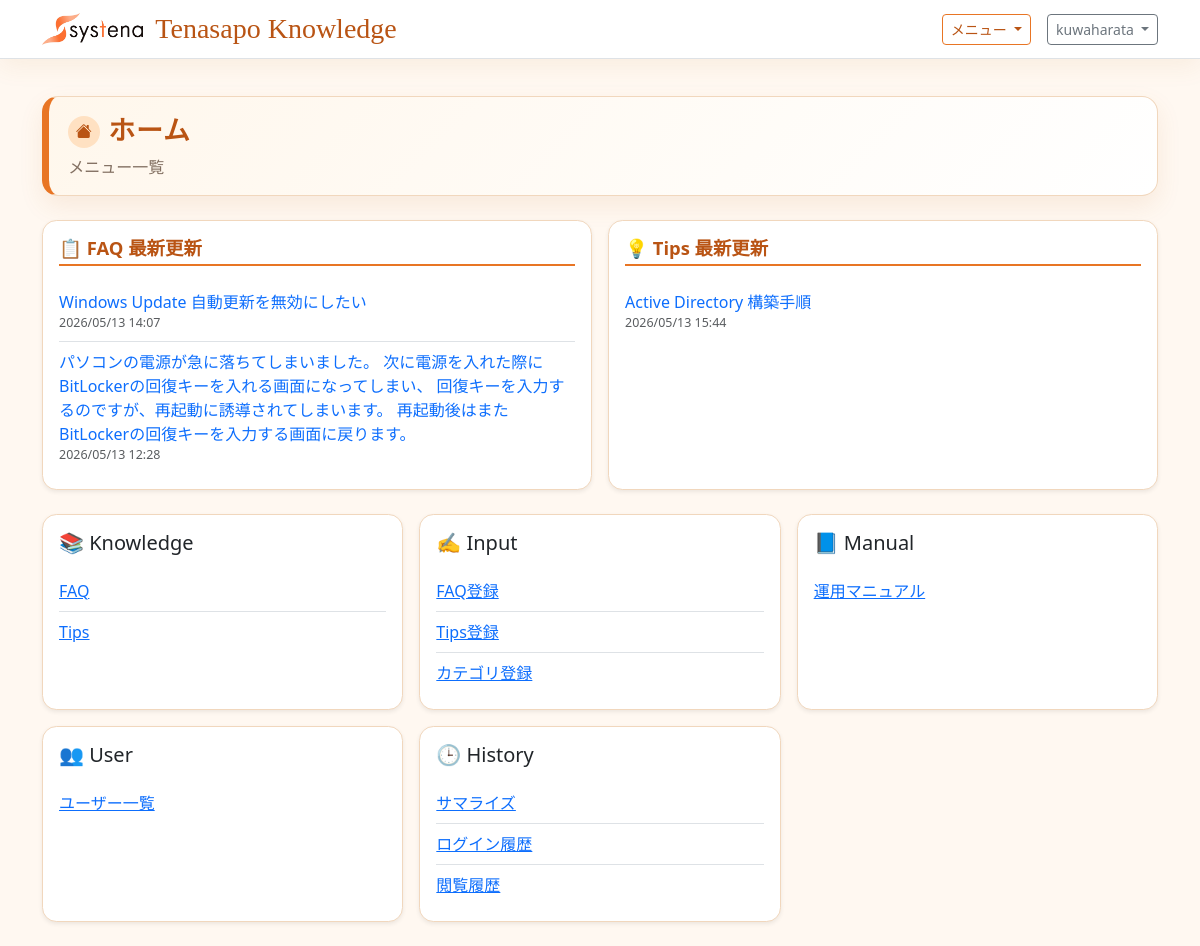
The app's page / (signed in), older data.
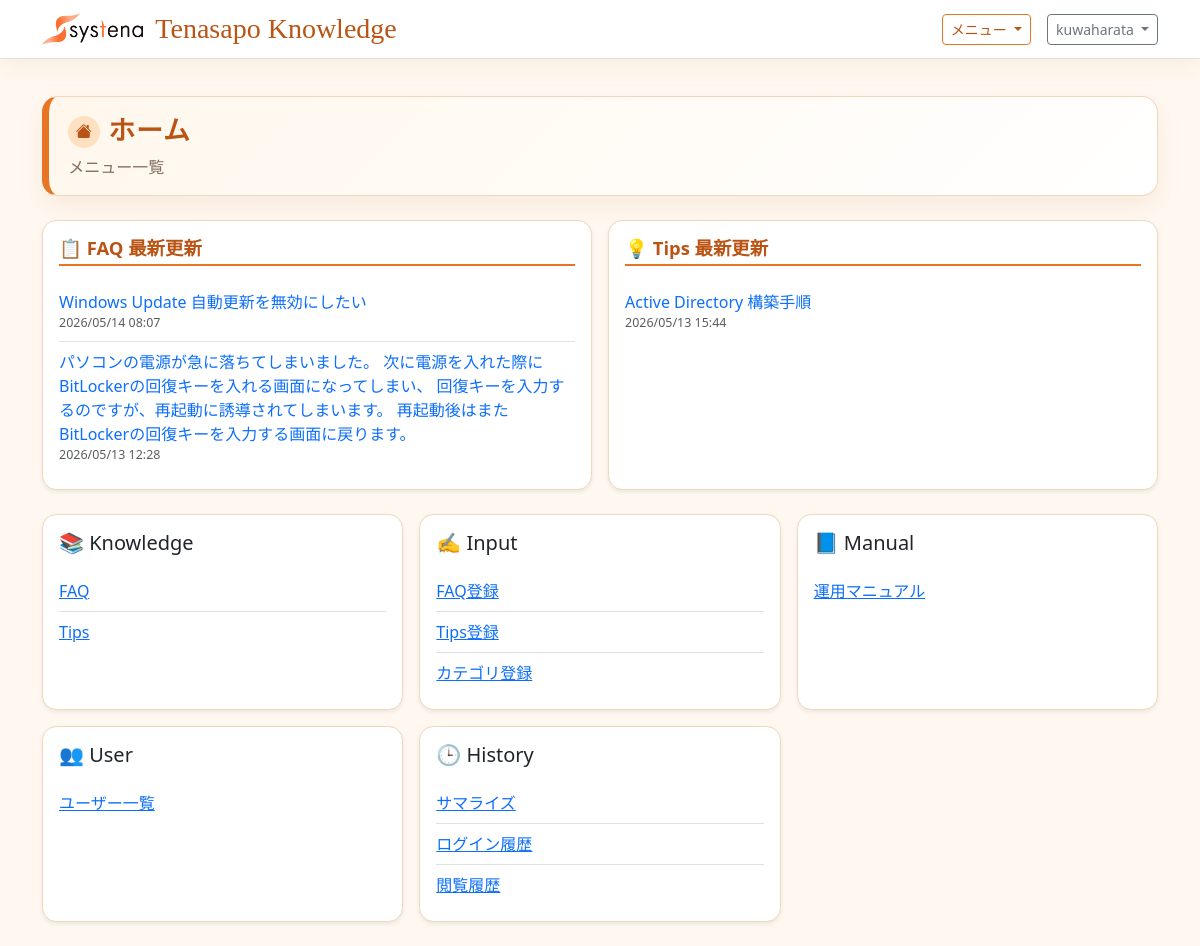
The same page, newer data.
### tenasapo_knowledge/models.py (models this page shows, shortened)
class KnowledgeArticle(models.Model):
    title = models.CharField('タイトル', max_length=200)
    category = models.CharField('カテゴリ', max_length=120, blank=True)
    customer = models.ForeignKey(
        Customer,
        on_delete=models.SET_NULL,
        null=True,
        blank=True,
        related_name='articles',
        verbose_name='顧客',
    )
    summary = models.TextField('概要', blank=True)
    body = models.TextField('本文')
    is_published = models.BooleanField('公開', default=True)
    is_approved = models.BooleanField('承認済み', default=True)
    visible_to_customer = models.BooleanField('カスタマーユーザー向け表示', default=True)
    visible_to_systena = models.BooleanField('システナユーザー向け表示', default=True)
    answer_view_count = models.PositiveIntegerField('回答表示回数', default=0)
    published_at = models.DateTimeField('公開日時', default=timezone.now)
    source_published_at = models.DateField('ソース公開日', null=True, blank=True)
    expires_on = models.DateField('掲載期限', null=True, blank=True, default=default_expires_on)
    created_by = models.ForeignKey(
        settings.AUTH_USER_MODEL,
        on_delete=models.SET_NULL,
        null=True,
        blank=True,
        related_name='created_knowledge_articles',
        verbose_name='作成者',
    )
    created_by_name = models.CharField('投稿者名', max_length=150, blank=True)
    approved_by = models.ForeignKey(
        settings.AUTH_USER_MODEL,
        on_delete=models.SET_NULL,
        null=True,
        blank=True,
        related_name='approved_knowledge_articles',
        verbose_name='承認者',
    )
    approved_by_name = models.CharField('承認者名', max_length=150, blank=True)
    created_at = models.DateTimeField('作成日時', auto_now_add=True)
    updated_at = models.DateTimeField('更新日時', auto_now=True)
    class Meta:
        verbose_name = 'ナレッジ記事'
        verbose_name_plural = 'ナレッジ記事'
        ordering = ['-published_at', '-created_at']

### tenasapo_knowledge/views.py (the view)
# urls.py: path('', HomeView.as_view(), name='home'),
class HomeView(TemplateView):
    template_name = 'tenasapo_knowledge/home.html'
    def get_context_data(self, **kwargs):
        context = super().get_context_data(**kwargs)
        user = self.request.user
        is_admin = user.is_staff or user.is_superuser
        faq_qs = (
            KnowledgeArticle.objects.filter(is_published=True)
            .filter(active_until_filter())
            .filter(visible_to_any_account_filter())
        )
        tips_qs = (
            TipsArticle.objects.filter(is_published=True)
            .filter(active_until_filter())
            .filter(visible_to_any_account_filter())
        )
        is_systena = in_group(user, SYSTENA_GROUP_NAME)
        is_reviewer = in_group(user, REVIEWER_GROUP_NAME)
        if not is_admin and not is_systena and not is_reviewer:
            faq_qs = faq_qs.filter(visible_to_customer=True)
            tips_qs = tips_qs.filter(visible_to_customer=True)
            if FAQ_APPROVAL_ENABLED:
                faq_qs = faq_qs.filter(is_approved=True)
                tips_qs = tips_qs.filter(is_approved=True)
        context['recent_faqs'] = faq_qs.order_by('-updated_at')[:3]
        context['recent_tips'] = tips_qs.order_by('-updated_at')[:3]
        menu_groups = [
            {
                'name': 'Knowledge',
                'icon': '📚',
                'items': [
                    {'label': 'FAQ', 'url_name': 'article_list'},
                    {'label': 'Tips', 'url_name': 'tip_list'},
                ],
            },
            {'name': 'Input', 'icon': '✍️', 'items': []},
            {'name': 'Manual', 'icon': '📘', 'items': []},
            {'name': 'User', 'icon': '👥', 'items': []},
            {'name': 'History', 'icon': '🕒', 'items': []},
        ]
        if is_admin:
            menu_groups[1]['items'].extend(
                [
                    {'label': 'FAQ登録', 'url_name': 'article_create'},
                    {'label': 'Tips登録', 'url_name': 'tip_create'},
                    {'label': 'カテゴリ登録', 'url_name': 'category_create'},
                ]
            )
            menu_groups[2]['items'].append({'label': '運用マニュアル', 'url_name': 'manual_list'})
            menu_groups[3]['items'].append({'label': 'ユーザー一覧', 'url_name': 'user_list'})
            menu_groups[4]['items'].extend(
                [
                    {'label': 'サマライズ', 'url_name': 'summary'},
                    {'label': 'ログイン履歴', 'url_name': 'login_history_list'},
                    {'label': '閲覧履歴', 'url_name': 'view_history_list'},
                ]
            )
        context['menu_groups'] = [group for group in menu_groups if group['items']]
        return context

### tenasapo_knowledge/views.py (called while the page is built)
def in_group(user, group_name):
    return user.is_authenticated and user.groups.filter(name=group_name).exists()

def visible_to_any_account_filter():
    return Q(visible_to_customer=True) | Q(visible_to_systena=True)

def active_until_filter(base_date=None):
    target_date = base_date or timezone.localdate()
    return Q(expires_on__isnull=True) | Q(expires_on__gte=target_date)

### tenasapo_knowledge/templates/tenasapo_knowledge/home.html (shortened to what this page needs)
{% extends "base.html" %}
{% block content %}
<div class="page-title-panel mb-4">
    <h1 class="page-title-main mb-1 d-flex align-items-center gap-2">
        <span class="page-title-icon"><i class="bi bi-house-fill"></i></span>ホーム
    </h1>
    <p class="page-title-sub">メニュー一覧</p>
</div>
{% if recent_faqs or recent_tips %}
<div class="row g-3 mb-4">
    {% if recent_faqs %}
    <div class="col-12 col-md-6">
        <div class="card shadow-sm h-100">
            <div class="card-body">
                <h2 class="h6 mb-3 faq-group-title">📋 FAQ 最新更新</h2>
                <ul class="list-group list-group-flush">
                    {% for article in recent_faqs %}
                    <li class="list-group-item px-0">
                        <a href="{% url 'article_list' %}" class="text-decoration-none">{{ article.title }}</a>
                        <div class="text-muted" style="font-size:0.78rem;">{{ article.updated_at|date:"Y/m/d H:i" }}</div>
                    </li>
                    {% endfor %}
                </ul>
            </div>
        </div>
    </div>
    {% endif %}
    {% if recent_tips %}
    <div class="col-12 col-md-6">
        <div class="card shadow-sm h-100">
            <div class="card-body">
                <h2 class="h6 mb-3 faq-group-title">💡 Tips 最新更新</h2>
                <ul class="list-group list-group-flush">
                    {% for tip in recent_tips %}
                    <li class="list-group-item px-0">
                        <a href="{% url 'tip_list' %}" class="text-decoration-none">{{ tip.title }}</a>
                        <div class="text-muted" style="font-size:0.78rem;">{{ tip.updated_at|date:"Y/m/d H:i" }}</div>
                    </li>
                    {% endfor %}
                </ul>
            </div>
        </div>
    </div>
    {% endif %}
</div>
{% endif %}
<div class="row g-3">
    {% for group in menu_groups %}
        <div class="col-12 col-md-6 col-xl-4">
            <div class="card shadow-sm h-100">
                <div class="card-body">
                    <h2 class="h5 mb-3">{{ group.icon }} {{ group.name }}</h2>
                    <ul class="list-group list-group-flush">
                        {% for item in group.items %}
                            <li class="list-group-item px-0">
                                <a href="{% url item.url_name %}">{{ item.label }}</a>
                            </li>
                        {% endfor %}
                    </ul>
                </div>
            </div>
        </div>
    {% endfor %}
    </div>
{% endblock %}

Row changes from the older to the newer data that the page shows:
changed KnowledgeArticle "Windows Update 自動更新を無効にしたい": updated_at "2026/05/13 14:07" → "2026/05/14 08:07"
